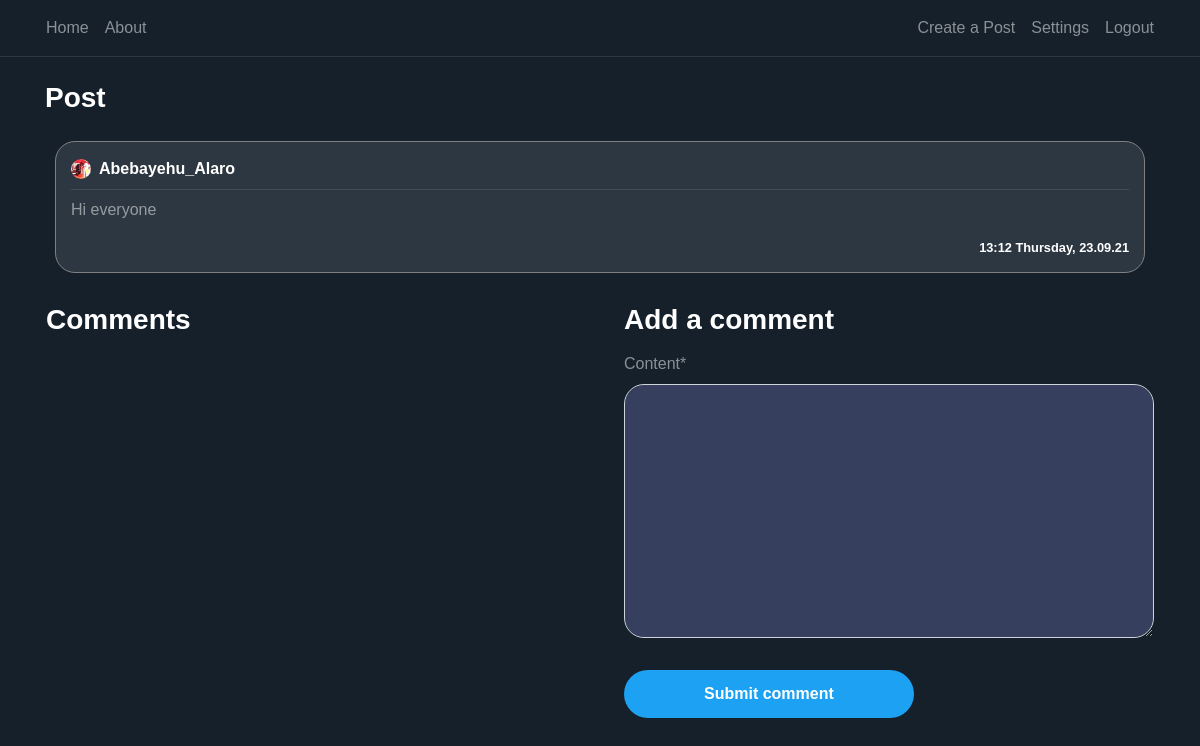
Screenshot of /post/3/ (signed in) with the database file from the repository.
### blog/models.py (models this page shows, shortened)
class Post(models.Model):
    content = models.TextField(max_length=1000)
    image = models.ManyToManyField('Image', blank=True)
    date_posted = models.DateTimeField(default=timezone.now)
    author = models.ForeignKey(User, on_delete=models.CASCADE)
    likes = models.IntegerField(default=0)
    dislikes = models.IntegerField(default=0)
    tags = models.ManyToManyField('Tag', blank=True)

### users/models.py (models this page shows, shortened)
class Profile(models.Model):
    user = models.OneToOneField(User, on_delete=models.CASCADE)
    image = models.ImageField(default='default.png', upload_to='profile_pics')

### blog/views.py (the view)
# urls.py: path('post/<int:pk>/', PostDetailView.as_view(), name='post-detail'),
class PostDetailView(DetailView):
    model = Post
    template_name = 'blog/post_detail.html'
    context_object_name = 'post'
    def get_context_data(self, **kwargs):
        data = super().get_context_data(**kwargs)
        comments_connected = Comment.objects.filter(post_connected=self.get_object()).order_by('-date_posted')
        data['comments'] = comments_connected
        data['form'] = NewCommentForm(instance=self.request.user)
        return data
    def post(self, request, *args, **kwargs):
        new_comment = Comment(content=request.POST.get('content'),
                              author=self.request.user,
                              post_connected=self.get_object())
        new_comment.save()
        new_comment.create_tags()
        return self.get(self, request, *args, **kwargs)

### blog/forms.py
class NewCommentForm(forms.ModelForm):
    class Meta:
        model = Comment
        fields = ['content']

### blog/templates/blog/post_detail.html (shortened to what this page needs)
{% extends "blog/base.html" %}
{% load crispy_forms_tags %}
{% block content %}
<div class="container">
    <h3 class="white-important mb-3">
        Post
    </h3>
   <article class="media content-section">
        <div style="width: 100%; word-break: break-all;" class="hovered-tweet-comment">
            <div class="pb-2 row m-0 " style="width: 100%; margin-right: 0 !important;">
               <div
                       style="padding-left: 0px !important;"
                       class="col-8 no-padding d-flex align-items-center">
                   <img
                       class="rounded-circle mr-2"
                       style="width: 20px; height: 20px;"
                       src="{{ post.author.profile.image.url }}">
                   <a class="mr-2 white-important" href="{% url 'user-posts' post.author %}">
                       {{ post.author }}
                   </a>
               </div>
               <div class="col-4 d-flex flex-row-reverse no-padding align-items-center"
                    style="padding-right: 0 !important;">
               </div>
           </div>
            <div
                    class="mb-2 "
                    style="width: 100%; height: 1px; background-color: rgba(255, 255, 255, 0.1)"></div>
            <a style="color: rgba(255, 255, 255, 0.5) !important;">
                <div class="body">
                        <p>{{ post.content }}</p>
                        </div>
                <small
                    class="white-important d-flex full-width flex-row-reverse">
                    {{ post.date_posted | date:"H:i l, d.m.y" }}
                </small>
            </a>
        </div>
   </article>
    <div class="row pl-3">
        <div class="col-12 col-md-6 pl-0">
         <h3 class="white-important mb-3">
             Comments
         </h3>
        </div>
        {% if user is not None %}
            <div class="col-12 col-md-6 pl-0 pl-md-3 pr-3">
                <h3 class="white-important mb-3">
                    Add a comment
                </h3>
                <form method="POST">
                    <fieldset class="form-group">
                        {{ form | crispy }}
                    </fieldset>
                    <div class="form-group">
                        <button class="btn btn-outline-primary" type="submit">Submit comment</button>
                    </div>
                </form>
            </div>
        {% endif %}
    </div>
  </div>
{% endblock content %}

### blog/templates/blog/base.html (shortened to what this page needs)
{% load static %}
<!doctype html>
<html lang="en">
    <head>
        <link rel="stylesheet" type="text/css" href="{% static 'blog/stackpath.css' %}"  >
        <link rel="stylesheet" type="text/css" href="{% static 'blog/main.css' %}">
        <link rel="stylesheet" type="text/css" href="{% static 'blog/appis.css' %}">
        <link rel="stylesheet" type="text/css" href="{% static 'blog/cloudfare.css' %}">
        <link rel="stylesheet" type="text/css" href="{% static 'blog/cdn.css' %}">
        <link rel="stylesheet" type="text/css" href="{% static 'blog/fontawesome.css' %}" >
        <link rel="stylesheet" type="text/css" href="{% static 'blog/style.css' %}">
    </head>
  <body>
      <header class="site-header">
      <nav
              style="border-bottom: 1px solid rgba(255, 255, 255, 0.1)"
              class="navbar navbar-expand navbar-dark bg-steel">
        <div class="container">
          <div class="collapse navbar-collapse" id="navbarToggle">
            <div class="navbar-nav mr-auto pl-2">
              <a class="nav-item nav-link" href="{% url 'blog-home' %}">Home</a>
              <a class="nav-item nav-link" href="{% url 'blog-about' %}">About</a>
            </div>
                        <div class="navbar-nav pr-2">
                {% if user.is_authenticated %}
                    <a class="nav-item nav-link" href="{% url 'post-create' %}">Create a Post</a>
                    <a class="nav-item nav-link" href="{% url 'profile' %}">Settings</a>
                    <a class="nav-item nav-link" href="{% url 'logout' %}">Logout</a>
                {% else %}
                    <a class="nav-item nav-link" href="{% url 'login' %}">Login</a>
                    <a class="nav-item nav-link" href="{% url 'register-users' %}">Register</a>
                {% endif %}
            </div>
          </div>
        </div>
      </nav>
    </header>
    <main role="main" class="container-fluid">
      <br>
      <div class="row">
        <div class="col-md-12">
          {% block content %}{% endblock %}
        </div>
      </div>
    </main>
  </body>
</html>

### blog/static/blog/main.css (style rules this page uses)
:root { --muted-color: rgba(255, 255, 255, 0.5); }
body { background: #15202b; color: var(--muted-color); margin-top: 5rem; }
h1, h2, h3, h4, h5, h6 { color: var(--muted-color); }
.bg-steel { background-color: #15202b; }
.site-header .navbar-nav .nav-link { color: var(--muted-color); }
.content-section { padding: 10px 10px; margin-bottom: 20px; }
.no-padding { padding: 0 !important; }
a { color: white; text-underline: none; text-decoration: none !important; }
article { border-radius: 4px; }
.white-important { color: white; font-weight: bold; }
.full-width { width: 100% }
.btn-outline-primary { border-color: white; color: white !important; padding: 12px 80px 12px 80px; font-weight: bold; background-color: #1da1f2; border:0; border-radius: 25px; }
.form-control { background-color: #36405e !important; color: var(--muted-color) !important; box-shadow: 0 0 0 0 !important; border-radius: 20px !important; }
.hovered-tweet-comment { background-color: #2d3741 !important; padding:15px; border-radius: 20px; border:1px solid grey; }

### blog/static/blog/style.css (style rules this page uses)
body { font-family: Arial, Helvetica, sans-serif; height: 100vh; margin: 0; padding: 0; }

### rows the page displays
Post: author.profile.image (picture), author "Abebayehu_Alaro", content "Hi everyone", date_posted "13:12 Thursday, 23.09.21"
